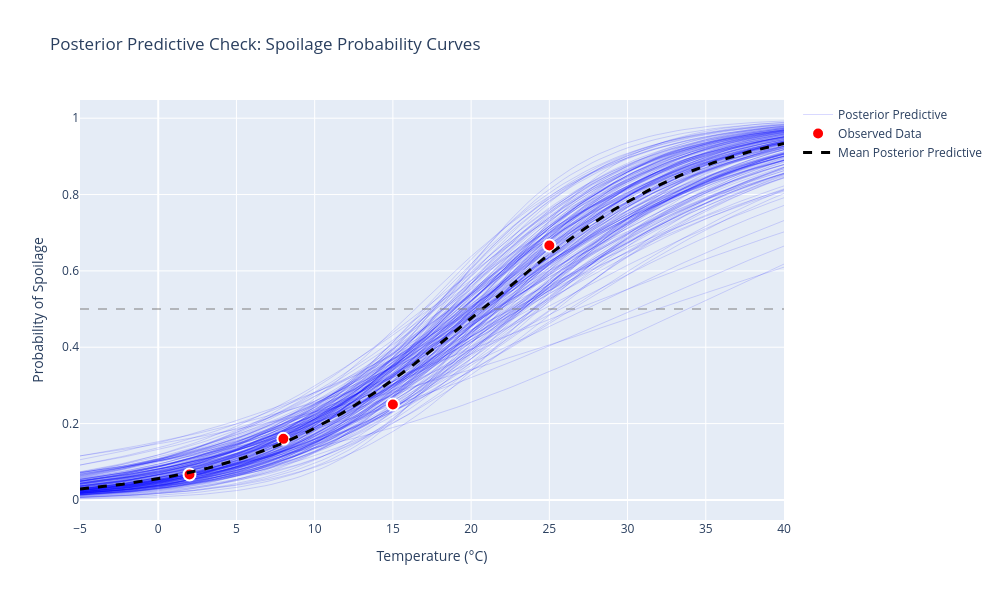

The cell this chart's notebook holds for it:
### Markdown cell above
### 1.5.3: Model Validation

### Code cell
# Posterior predictive curves (similar to prior predictive check)
n_posterior_samples = 200
temp_range = np.linspace(-5, 40, 100)

fig = go.Figure()

# Sample from posterior and plot curves
for i in range(n_posterior_samples):
    # Sample random (alpha, beta) from MCMC posterior
    idx = np.random.randint(len(samples_burned))
    alpha_sample, beta_sample = samples_burned[idx]
    
    # Compute predicted probability
    p_pred = sigmoid(alpha_sample + beta_sample * temp_range)
    
    fig.add_trace(go.Scatter(
        x=temp_range,
        y=p_pred,
        mode='lines',
        line=dict(color='blue', width=1),
        opacity=0.15,
        showlegend=(i==0),
        name='Posterior Predictive',
        hovertemplate=(
            f"α: {alpha_sample:.2f}<br>" +
            f"β: {beta_sample:.3f}<br>" +
            "Temp: %{x:.1f}°C<br>" +
            "Prob: %{y:.2%}"
        )
    ))

# Add observed data points
fig.add_trace(go.Scatter(
    x=x,
    y=real_proportion,
    mode='markers',
    marker=dict(color='red', size=12, line=dict(width=2, color='white')),
    name='Observed Data',
    hovertemplate="Observed: %{y:.2%}<br>" + "Temp: %{x}°C"
))

#Add mean posterior predictive curve
mean_alpha = np.mean(samples_burned[:, 0])
mean_beta = np.mean(samples_burned[:, 1])
mean_p_pred = sigmoid(mean_alpha + mean_beta * temp_range)
fig.add_trace(go.Scatter(
    x=temp_range,
    y=mean_p_pred,
    mode='lines',
    line=dict(color='black', width=3, dash='dash'),
    name='Mean Posterior Predictive',
    hovertemplate="Mean Posterior Predictive<br>" + "Temp: %{x:.1f}°C<br>" + "Prob: %{y:.2%}"
))

# Add reference line at 50%
fig.add_hline(y=0.5, line_dash="dash", line_color="gray", opacity=0.5)

fig.update_layout(
    title="Posterior Predictive Check: Spoilage Probability Curves",
    xaxis_title="Temperature (°C)",
    yaxis_title="Probability of Spoilage",
    width=1000,
    height=600,
    showlegend=True
)

fig.show()
